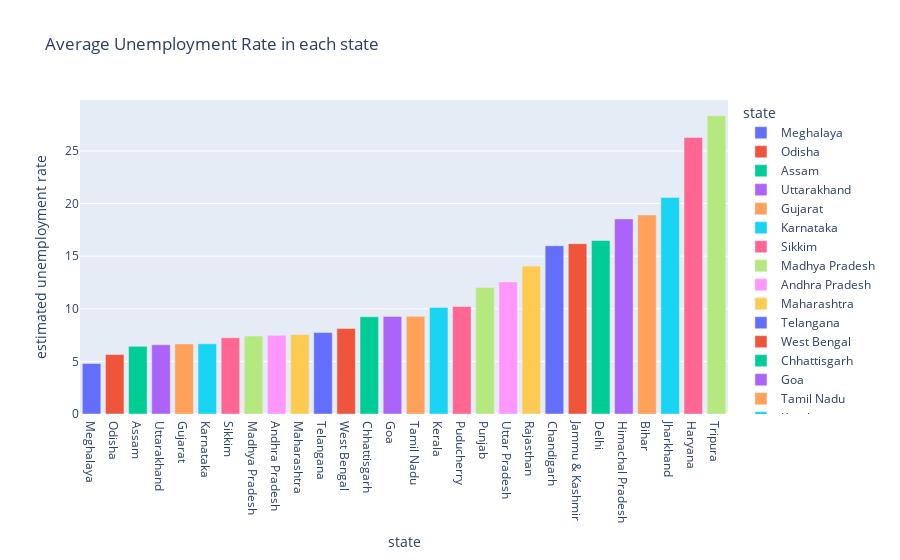

The cell this chart's notebook holds for it:
### Code cell
#Bar chart displaying the average unemployment rate in each state, color-coded by state.
plot_ump = data[['estimated unemployment rate', 'state']]
data_unemp = plot_ump.groupby('state').mean().reset_index()
data_unemp = data_unemp.sort_values('estimated unemployment rate')
fig = px.bar(data_unemp, x='state', y='estimated unemployment rate', color='state',
             title='Average Unemployment Rate in each state', template='plotly')
fig.show()

### Figure 1 — Plotly figure (JSON) as saved in the notebook; plotly's stock layout.template omitted (floating-point values rounded to 4 significant figures)
{"data": [{"alignmentgroup": "True", "hovertemplate": "state=%{x}<br>estimated unemployment rate=%{y}<extra></extra>", "legendgroup": "Meghalaya", "marker": {"color": "#636efa", "pattern": {"shape": ""}}, "name": "Meghalaya", "offsetgroup": "Meghalaya", "orientation": "v", "showlegend": true, "textposition": "auto", "type": "bar", "x": ["Meghalaya"], "xaxis": "x", "y": [4.799], "yaxis": "y"}, {"alignmentgroup": "True", "hovertemplate": "state=%{x}<br>estimated unemployment rate=%{y}<extra></extra>", "legendgroup": "Odisha", "marker": {"color": "#EF553B", "pattern": {"shape": ""}}, "name": "Odisha", "offsetgroup": "Odisha", "orientation": "v", "showlegend": true, "textposition": "auto", "type": "bar", "x": ["Odisha"], "xaxis": "x", "y": [5.658], "yaxis": "y"}, {"alignmentgroup": "True", "hovertemplate": "state=%{x}<br>estimated unemployment rate=%{y}<extra></extra>", "legendgroup": "Assam", "marker": {"color": "#00cc96", "pattern": {"shape": ""}}, "name": "Assam", "offsetgroup": "Assam", "orientation": "v", "showlegend": true, "textposition": "auto", "type": "bar", "x": ["Assam"], "xaxis": "x", "y": [6.428], "yaxis": "y"}, {"alignmentgroup": "True", "hovertemplate": "state=%{x}<br>estimated unemployment rate=%{y}<extra></extra>", "legendgroup": "Uttarakhand", "marker": {"color": "#ab63fa", "pattern": {"shape": ""}}, "name": "Uttarakhand", "offsetgroup": "Uttarakhand", "orientation": "v", "showlegend": true, "textposition": "auto", "type": "bar", "x": ["Uttarakhand"], "xaxis": "x", "y": [6.583], "yaxis": "y"}, {"alignmentgroup": "True", "hovertemplate": "state=%{x}<br>estimated unemployment rate=%{y}<extra></extra>", "legendgroup": "Gujarat", "marker": {"color": "#FFA15A", "pattern": {"shape": ""}}, "name": "Gujarat", "offsetgroup": "Gujarat", "orientation": "v", "showlegend": true, "textposition": "auto", "type": "bar", "x": ["Gujarat"], "xaxis": "x", "y": [6.664], "yaxis": "y"}, {"alignmentgroup": "True", "hovertemplate": "state=%{x}<br>estimated unemployment rate=%{y}<extra></extra>", "legendgroup": "Karnataka", "marker": {"color": "#19d3f3", "pattern": {"shape": ""}}, "name": "Karnataka", "offsetgroup": "Karnataka", "orientation": "v", "showlegend": true, "textposition": "auto", "type": "bar", "x": ["Karnataka"], "xaxis": "x", "y": [6.676], "yaxis": "y"}, {"alignmentgroup": "True", "hovertemplate": "state=%{x}<br>estimated unemployment rate=%{y}<extra></extra>", "legendgroup": "Sikkim", "marker": {"color": "#FF6692", "pattern": {"shape": ""}}, "name": "Sikkim", "offsetgroup": "Sikkim", "orientation": "v", "showlegend": true, "textposition": "auto", "type": "bar", "x": ["Sikkim"], "xaxis": "x", "y": [7.249], "yaxis": "y"}, {"alignmentgroup": "True", "hovertemplate": "state=%{x}<br>estimated unemployment rate=%{y}<extra></extra>", "legendgroup": "Madhya Pradesh", "marker": {"color": "#B6E880", "pattern": {"shape": ""}}, "name": "Madhya Pradesh", "offsetgroup": "Madhya Pradesh", "orientation": "v", "showlegend": true, "textposition": "auto", "type": "bar", "x": ["Madhya Pradesh"], "xaxis": "x", "y": [7.406], "yaxis": "y"}, {"alignmentgroup": "True", "hovertemplate": "state=%{x}<br>estimated unemployment rate=%{y}<extra></extra>", "legendgroup": "Andhra Pradesh", "marker": {"color": "#FF97FF", "pattern": {"shape": ""}}, "name": "Andhra Pradesh", "offsetgroup": "Andhra Pradesh", "orientation": "v", "showlegend": true, "textposition": "auto", "type": "bar", "x": ["Andhra Pradesh"], "xaxis": "x", "y": [7.477], "yaxis": "y"}, {"alignmentgroup": "True", "hovertemplate": "state=%{x}<br>estimated unemployment rate=%{y}<extra></extra>", "legendgroup": "Maharashtra", "marker": {"color": "#FECB52", "pattern": {"shape": ""}}, "name": "Maharashtra", "offsetgroup": "Maharashtra", "orientation": "v", "showlegend": true, "textposition": "auto", "type": "bar", "x": ["Maharashtra"], "xaxis": "x", "y": [7.558], "yaxis": "y"}, {"alignmentgroup": "True", "hovertemplate": "state=%{x}<br>estimated unemployment rate=%{y}<extra></extra>", "legendgroup": "Telangana", "marker": {"color": "#636efa", "pattern": {"shape": ""}}, "name": "Telangana", "offsetgroup": "Telangana", "orientation": "v", "showlegend": true, "textposition": "auto", "type": "bar", "x": ["Telangana"], "xaxis": "x", "y": [7.738], "yaxis": "y"}, {"alignmentgroup": "True", "hovertemplate": "state=%{x}<br>estimated unemployment rate=%{y}<extra></extra>", "legendgroup": "West Bengal", "marker": {"color": "#EF553B", "pattern": {"shape": ""}}, "name": "West Bengal", "offsetgroup": "West Bengal", "orientation": "v", "showlegend": true, "textposition": "auto", "type": "bar", "x": ["West Bengal"], "xaxis": "x", "y": [8.125], "yaxis": "y"}, {"alignmentgroup": "True", "hovertemplate": "state=%{x}<br>estimated unemployment rate=%{y}<extra></extra>", "legendgroup": "Chhattisgarh", "marker": {"color": "#00cc96", "pattern": {"shape": ""}}, "name": "Chhattisgarh", "offsetgroup": "Chhattisgarh", "orientation": "v", "showlegend": true, "textposition": "auto", "type": "bar", "x": ["Chhattisgarh"], "xaxis": "x", "y": [9.24], "yaxis": "y"}, {"alignmentgroup": "True", "hovertemplate": "state=%{x}<br>estimated unemployment rate=%{y}<extra></extra>", "legendgroup": "Goa", "marker": {"color": "#ab63fa", "pattern": {"shape": ""}}, "name": "Goa", "offsetgroup": "Goa", "orientation": "v", "showlegend": true, "textposition": "auto", "type": "bar", "x": ["Goa"], "xaxis": "x", "y": [9.274], "yaxis": "y"}, {"alignmentgroup": "True", "hovertemplate": "state=%{x}<br>estimated unemployment rate=%{y}<extra></extra>", "legendgroup": "Tamil Nadu", "marker": {"color": "#FFA15A", "pattern": {"shape": ""}}, "name": "Tamil Nadu", "offsetgroup": "Tamil Nadu", "orientation": "v", "showlegend": true, "textposition": "auto", "type": "bar", "x": ["Tamil Nadu"], "xaxis": "x", "y": [9.284], "yaxis": "y"}, {"alignmentgroup": "True", "hovertemplate": "state=%{x}<br>estimated unemployment rate=%{y}<extra></extra>", "legendgroup": "Kerala", "marker": {"color": "#19d3f3", "pattern": {"shape": ""}}, "name": "Kerala", "offsetgroup": "Kerala", "orientation": "v", "showlegend": true, "textposition": "auto", "type": "bar", "x": ["Kerala"], "xaxis": "x", "y": [10.12], "yaxis": "y"}, {"alignmentgroup": "True", "hovertemplate": "state=%{x}<br>estimated unemployment rate=%{y}<extra></extra>", "legendgroup": "Puducherry", "marker": {"color": "#FF6692", "pattern": {"shape": ""}}, "name": "Puducherry", "offsetgroup": "Puducherry", "orientation": "v", "showlegend": true, "textposition": "auto", "type": "bar", "x": ["Puducherry"], "xaxis": "x", "y": [10.22], "yaxis": "y"}, {"alignmentgroup": "True", "hovertemplate": "state=%{x}<br>estimated unemployment rate=%{y}<extra></extra>", "legendgroup": "Punjab", "marker": {"color": "#B6E880", "pattern": {"shape": ""}}, "name": "Punjab", "offsetgroup": "Punjab", "orientation": "v", "showlegend": true, "textposition": "auto", "type": "bar", "x": ["Punjab"], "xaxis": "x", "y": [12.03], "yaxis": "y"}, {"alignmentgroup": "True", "hovertemplate": "state=%{x}<br>estimated unemployment rate=%{y}<extra></extra>", "legendgroup": "Uttar Pradesh", "marker": {"color": "#FF97FF", "pattern": {"shape": ""}}, "name": "Uttar Pradesh", "offsetgroup": "Uttar Pradesh", "orientation": "v", "showlegend": true, "textposition": "auto", "type": "bar", "x": ["Uttar Pradesh"], "xaxis": "x", "y": [12.55], "yaxis": "y"}, {"alignmentgroup": "True", "hovertemplate": "state=%{x}<br>estimated unemployment rate=%{y}<extra></extra>", "legendgroup": "Rajasthan", "marker": {"color": "#FECB52", "pattern": {"shape": ""}}, "name": "Rajasthan", "offsetgroup": "Rajasthan", "orientation": "v", "showlegend": true, "textposition": "auto", "type": "bar", "x": ["Rajasthan"], "xaxis": "x", "y": [14.06], "yaxis": "y"}, {"alignmentgroup": "True", "hovertemplate": "state=%{x}<br>estimated unemployment rate=%{y}<extra></extra>", "legendgroup": "Chandigarh", "marker": {"color": "#636efa", "pattern": {"shape": ""}}, "name": "Chandigarh", "offsetgroup": "Chandigarh", "orientation": "v", "showlegend": true, "textposition": "auto", "type": "bar", "x": ["Chandigarh"], "xaxis": "x", "y": [15.99], "yaxis": "y"}, {"alignmentgroup": "True", "hovertemplate": "state=%{x}<br>estimated unemployment rate=%{y}<extra></extra>", "legendgroup": "Jammu & Kashmir", "marker": {"color": "#EF553B", "pattern": {"shape": ""}}, "name": "Jammu & Kashmir", "offsetgroup": "Jammu & Kashmir", "orientation": "v", "showlegend": true, "textposition": "auto", "type": "bar", "x": ["Jammu & Kashmir"], "xaxis": "x", "y": [16.19], "yaxis": "y"}, {"alignmentgroup": "True", "hovertemplate": "state=%{x}<br>estimated unemployment rate=%{y}<extra></extra>", "legendgroup": "Delhi", "marker": {"color": "#00cc96", "pattern": {"shape": ""}}, "name": "Delhi", "offsetgroup": "Delhi", "orientation": "v", "showlegend": true, "textposition": "auto", "type": "bar", "x": ["Delhi"], "xaxis": "x", "y": [16.5], "yaxis": "y"}, {"alignmentgroup": "True", "hovertemplate": "state=%{x}<br>estimated unemployment rate=%{y}<extra></extra>", "legendgroup": "Himachal Pradesh", "marker": {"color": "#ab63fa", "pattern": {"shape": ""}}, "name": "Himachal Pradesh", "offsetgroup": "Himachal Pradesh", "orientation": "v", "showlegend": true, "textposition": "auto", "type": "bar", "x": ["Himachal Pradesh"], "xaxis": "x", "y": [18.54], "yaxis": "y"}, {"alignmentgroup": "True", "hovertemplate": "state=%{x}<br>estimated unemployment rate=%{y}<extra></extra>", "legendgroup": "Bihar", "marker": {"color": "#FFA15A", "pattern": {"shape": ""}}, "name": "Bihar", "offsetgroup": "Bihar", "orientation": "v", "showlegend": true, "textposition": "auto", "type": "bar", "x": ["Bihar"], "xaxis": "x", "y": [18.92], "yaxis": "y"}, {"alignmentgroup": "True", "hovertemplate": "state=%{x}<br>estimated unemployment rate=%{y}<extra></extra>", "legendgroup": "Jharkhand", "marker": {"color": "#19d3f3", "pattern": {"shape": ""}}, "name": "Jharkhand", "offsetgroup": "Jharkhand", "orientation": "v", "showlegend": true, "textposition": "auto", "type": "bar", "x": ["Jharkhand"], "xaxis": "x", "y": [20.59], "yaxis": "y"}, {"alignmentgroup": "True", "hovertemplate": "state=%{x}<br>estimated unemployment rate=%{y}<extra></extra>", "legendgroup": "Haryana", "marker": {"color": "#FF6692", "pattern": {"shape": ""}}, "name": "Haryana", "offsetgroup": "Haryana", "orientation": "v", "showlegend": true, "textposition": "auto", "type": "bar", "x": ["Haryana"], "xaxis": "x", "y": [26.28], "yaxis": "y"}, {"alignmentgroup": "True", "hovertemplate": "state=%{x}<br>estimated unemployment rate=%{y}<extra></extra>", "legendgroup": "Tripura", "marker": {"color": "#B6E880", "pattern": {"shape": ""}}, "name": "Tripura", "offsetgroup": "Tripura", "orientation": "v", "showlegend": true, "textposition": "auto", "type": "bar", "x": ["Tripura"], "xaxis": "x", "y": [28.35], "yaxis": "y"}], "layout": {"barmode": "relative", "legend": {"title": {"text": "state"}, "tracegroupgap": 0}, "title": {"text": "Average Unemployment Rate in each state"}, "xaxis": {"anchor": "y", "categoryarray": ["Meghalaya", "Odisha", "Assam", "Uttarakhand", "Gujarat", "Karnataka", "Sikkim", "Madhya Pradesh", "Andhra Pradesh", "Maharashtra", "Telangana", "West Bengal", "Chhattisgarh", "Goa", "Tamil Nadu", "Kerala", "Puducherry", "Punjab", "Uttar Pradesh", "Rajasthan", "Chandigarh", "Jammu & Kashmir", "Delhi", "Himachal Pradesh", "Bihar", "Jharkhand", "Haryana", "Tripura"], "categoryorder": "array", "domain": [0, 1], "title": {"text": "state"}}, "yaxis": {"anchor": "x", "domain": [0, 1], "title": {"text": "estimated unemployment rate"}}}}
